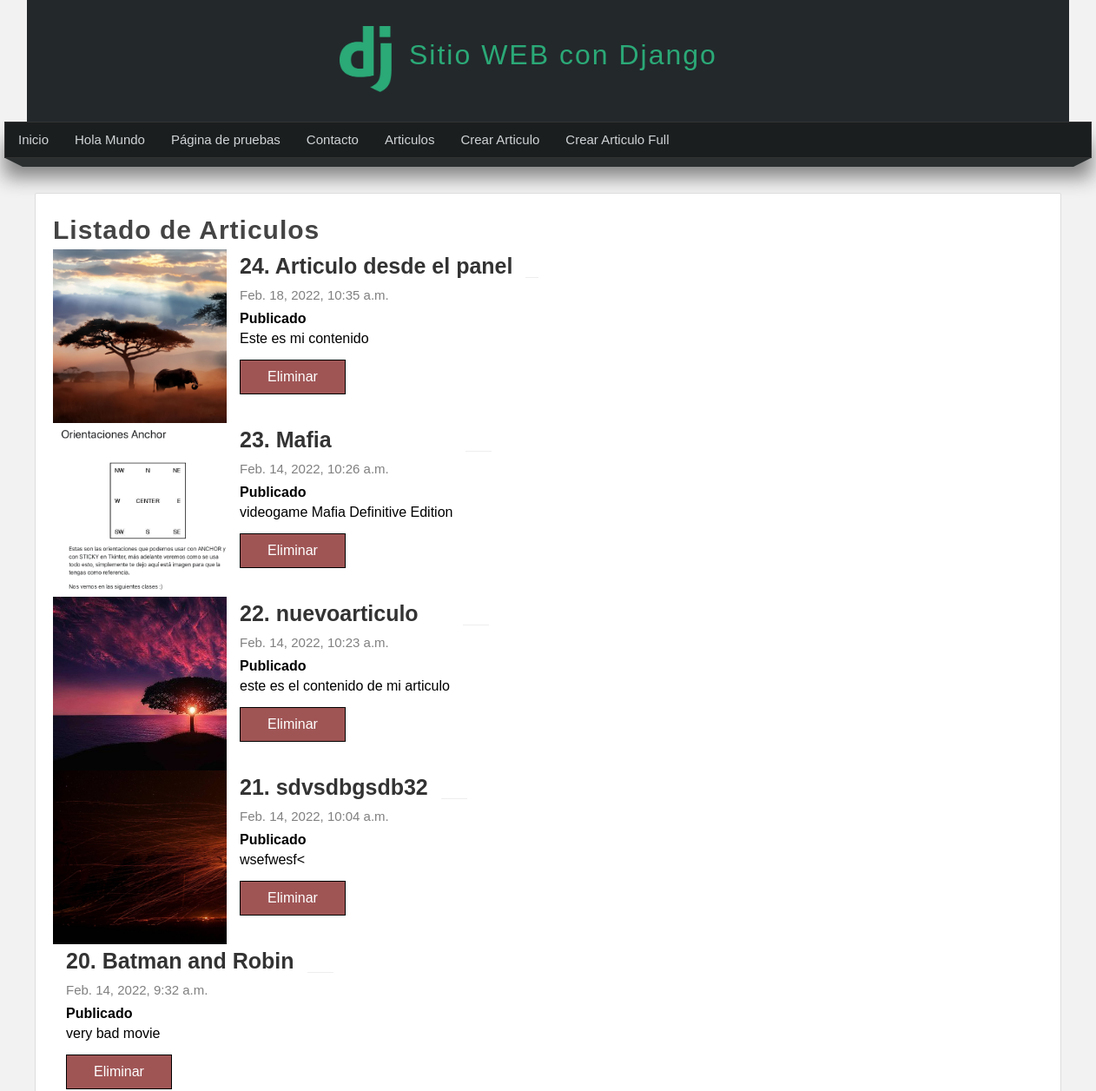
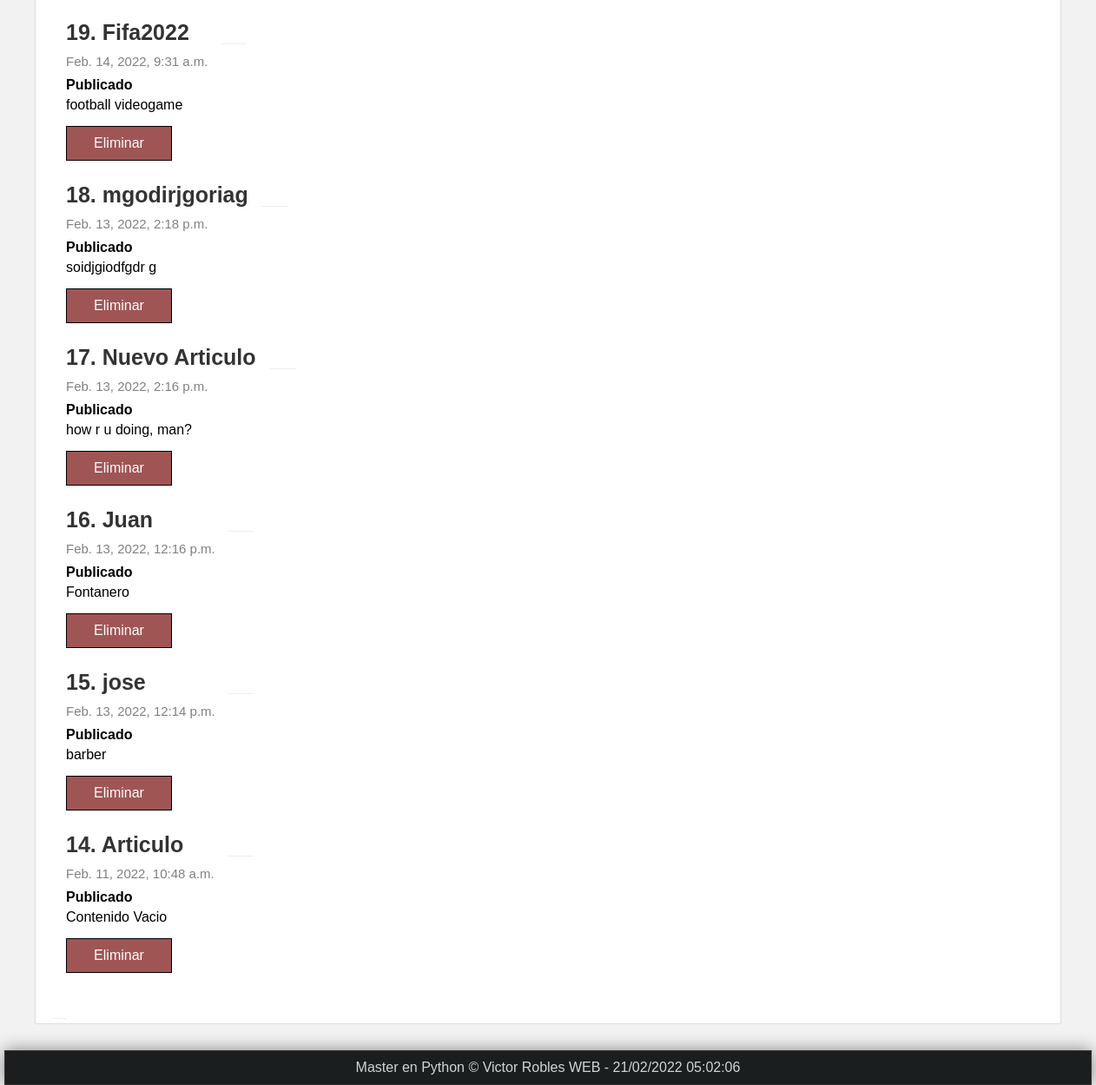
Page /articulos/ on the committed database (2 pictures, top to bottom).
### miapp/models.py (models this page shows, shortened)
class Article(models.Model):
    title = models.CharField(max_length=150, verbose_name='Título')  # verbose_name changes attribute name in admin
    content = models.TextField(verbose_name='Contenido')
    image = models.ImageField(default='null', verbose_name='Miniatura', upload_to='articles')
    public = models.BooleanField(verbose_name='¿Publicado?')
    created_at = models.DateTimeField(auto_now_add=True, verbose_name='Creado')
    updated_at = models.DateTimeField(auto_now=True, verbose_name='Editado')
    class Meta:  # change meta datos from DB table in admin
        verbose_name = 'Artículo'          # change singular name in admin
        verbose_name_plural = 'Artículos'  # change plural name in admin
        ordering = ['-id']                 # descending order in admin

### miapp/views.py (the view)
# urls.py: path('articulos/', views.articulos, name='articulos'),
def articulos(request):
    articulos = Article.objects.filter(public=True).order_by('-id')
    return render(request, 'articulos.html', {'articulos': articulos})

### miapp/templates/articulos.html (shortened to what this page needs)
{% extends 'layout.html' %}
{% block content %}
    <h2 class="title">Listado de Articulos</h2>
            {% for articulo in articulos %}
                <articel class='article-item'>
                    {% if articulo.image != 'null' and articulo.image.url|length >= 1 %}
                        <div class='image'>
                            <img src='{{articulo.image.url}}'/>
                        </div>
                    {% endif %}
                    <div class='data'>
                        <h2>{{articulo.id}}. {{articulo.title}}</h2>
                        <span class='date'>{{articulo.created_at}}</span>
                        {% if articulo.public %}
                            <strong>Publicado</strong>
                        {% else %}
                            <strong>Privado</strong>
                        {% endif %}
                        <p>
                            {{articulo.content}}
                            <br>
                            <a href='{% url "borrar" id=articulo.id %}' class='btn btn-delete'>Eliminar</a>
                        </p>
                    </div>
                </articel>
            {% endfor %}
{% endblock %}

### miapp/templates/layout.html (shortened to what this page needs)
<!DOCTYPE html>
<html lang="es">
<head>
    {% load static %}
    <link rel="stylesheet" type="text/css" href="{% static 'css/styles.css' %}">
</head>
<body>
    <header>
        <div id="logotipo">
            <img src="{% static 'images/logo.png' %}">
            <h1>Sitio WEB con Django</h1>
        </div>
    </header>
    <nav>
        <ul>
            <li>
                <a href='{% url "index" %}'>Inicio</a>
            </li>
            <li>
                <a href='{% url "hola_mundo" %}'>Hola Mundo</a>
            </li>
            <li>
                <a href='/pagina-pruebas'>Página de pruebas</a>
            </li>
            <li>
                <a href='{% url "contacto" nombre="Dani" apellidos="Folomkin" %}'>Contacto</a>
            </li>
            <li>
                <a href='{% url "articulos" %}'>Articulos</a>
            </li>
            <li>
                <a href='{% url "create" %}'>Crear Articulo</a>
            </li>
            <li>
                <a href='{% url "create_full" %}'>Crear Articulo Full</a>
            </li>
        </ul>
    </nav>
    <div class="barra">
        <span class="esquina-izquierda"></span>
        <span class="relleno-barra"></span>
        <span class="esquina-derecha"></span>
    </div>
    <div id="content">
        <div class="box">
            {% block content %}{% endblock %}
        </div>
    </div>
    <footer>
        Master en Python &copy; Victor Robles WEB - {% now "d/m/Y h:m:s" %}
    </footer>
</body>
</html>

### miapp/static/css/styles.css (style rules this page uses)
* { margin: 0px; padding: 0px; font-family: Arial, Helvetica, sans-serif; text-decoration: none; }
.box p, .box h2, .box h3, .box ul { margin-top: 5px; margin-bottom: 5px; }
body { background-color: #F2F2F2; }
header { width: 1200px; height: 140px; background-color: #23282B; margin: 0px auto; }
#logotipo h1 { display: block; letter-spacing: 2px; font-weight: lighter; color: #2ba977; float: left; margin-top: 35px; margin-left: 20px; }
#logotipo img { display: block; width: 60px; float: left; margin-top: 20px; }
#logotipo { width: 40%; height: 130px; margin: 0 auto; padding-top: 10px; }
nav { width: 1250px; height: 40px; margin: 0 auto; background-color: #1b1e1f; border: 1px solid #333333; box-shadow: 0px 22px 22px gray; font-size: 15px; }
nav ul { list-style: none; text-decoration: none; }
nav ul li { line-height: 40px; float: left; }
nav ul li a { display: block; padding-left: 15px; padding-right: 15px; color: #d1d4d6 }
.barra { width: 1250px; margin: 0 auto; }
.esquina-izquierda { display: block; border-left: 20px solid transparent; border-top: 10px solid #2b2f30; float: left; }
.esquina-derecha { display: block; border-right: 20px solid transparent; border-top: 10px solid #2b2f30; float: right; }
.relleno-barra { display: block; width: 1210px; height: 10px; background-color: #2b2f30; float: left; }
#content { width: 1200px; min-height: 930px; margin: 0 auto; margin-bottom: 30px; margin-top: 40px; }
.box { background-color: white; width: 95%; min-height: 930px; padding: 20px; border: 1px solid #ddd; border-radius: 2px; margin: 0 auto; }
.title { color: #444; letter-spacing: 1px; font-size: 30px; margin-top: 5px; margin-bottom: 10px; }
.article-item { margin-bottom: 20px; margin-top: 20px; padding: 15px; border-bottom: 1px solid #eee; }
.article-item .image { width: 200px; height: 200px; float:left; overflow: hidden; clear: both; }
.article-item .image img { height: 200px; }
.article-item .data { float: left; padding: 15px; padding-top: 0px; }
.article-item h2 { display: block; font-size: 25px; color: #333; margin-bottom: 10px; }
.article-item span.date { display: block; font-size: 15px; color: gray; margin-bottom: 10px; }
.btn { padding: 10px; background: rgb(160, 85, 85); color: white; border: 1px solid black; display: block; margin-top: 15px; width: 100px; text-align: center; }
footer { width: 1250px; background-color: #1b1e1f; border: 1px solid #333; color: #d1d4d6; text-align: center; margin: 0 auto; padding-top: 10px; padding-bottom: 10px; box-shadow: 0px 0px 20px gray; }

### rows in the picture
Article: image (picture), id "24", title "Articulo desde el panel", created_at "Feb. 18, 2022, 10:35 a.m.", public "Publicado", content "Este es mi contenido"
Article: image (picture), id "23", title "Mafia", created_at "Feb. 14, 2022, 10:26 a.m.", public "Publicado", content "videogame Mafia Definitive Edition"
Article: image (picture), id "22", title "nuevoarticulo", created_at "Feb. 14, 2022, 10:23 a.m.", public "Publicado", content "este es el contenido de mi articulo"
Article: image (picture), id "21", title "sdvsdbgsdb32", created_at "Feb. 14, 2022, 10:04 a.m.", public "Publicado", content "wsefwesf<"
Article: id "20", title "Batman and Robin", created_at "Feb. 14, 2022, 9:32 a.m.", public "Publicado", content "very bad movie"
Article: id "19", title "Fifa2022", created_at "Feb. 14, 2022, 9:31 a.m.", public "Publicado", content "football videogame"
Article: id "18", title "mgodirjgoriag", created_at "Feb. 13, 2022, 2:18 p.m.", public "Publicado", content "soidjgiodfgdr g"
Article: id "17", title "Nuevo Articulo", created_at "Feb. 13, 2022, 2:16 p.m.", public "Publicado", content "how r u doing, man?"
Article: id "16", title "Juan", created_at "Feb. 13, 2022, 12:16 p.m.", public "Publicado", content "Fontanero"
Article: id "15", title "jose", created_at "Feb. 13, 2022, 12:14 p.m.", public "Publicado", content "barber"
Article: id "14", title "Articulo", created_at "Feb. 11, 2022, 10:48 a.m.", public "Publicado", content "Contenido Vacio"
